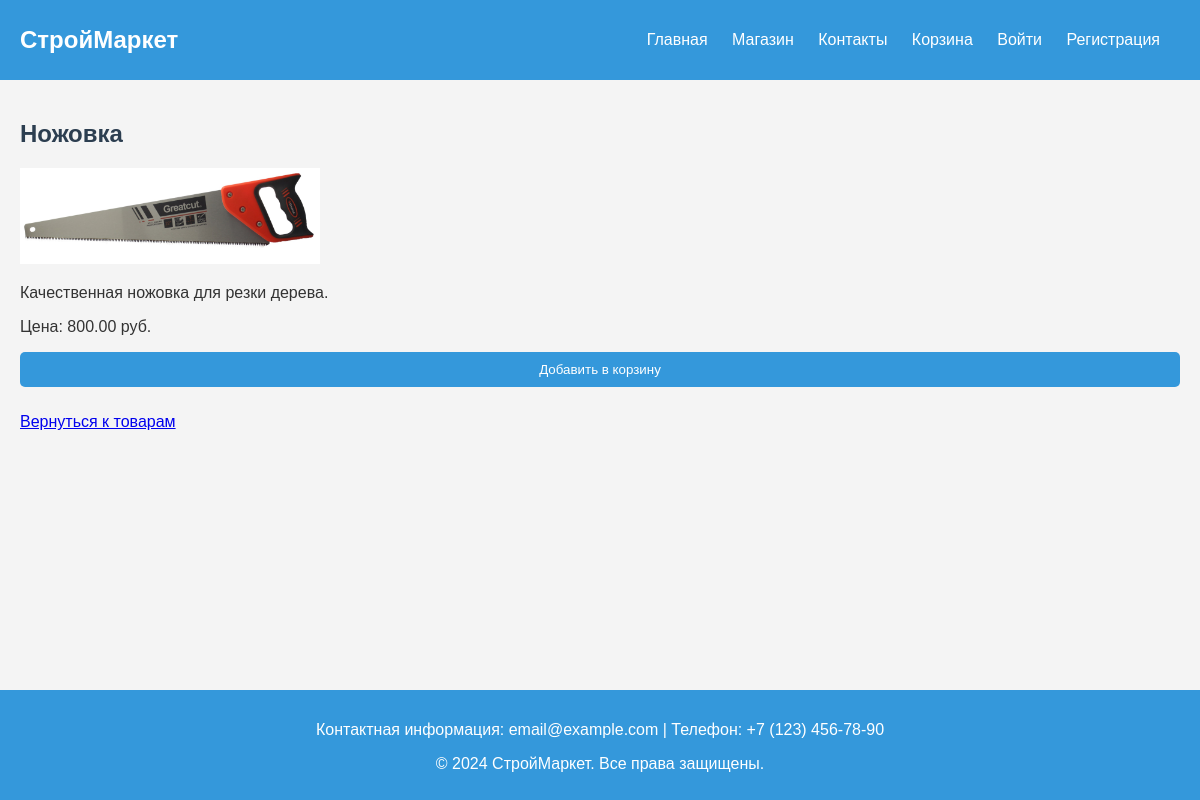
/php/product.php?id=7, run on the app's committed database.
### tables this page shows
CREATE TABLE `products` (
  `id` int(11) NOT NULL,
  `name` varchar(100) NOT NULL,
  `description` text NOT NULL,
  `price` decimal(10,2) NOT NULL,
  `image_url` varchar(255) DEFAULT NULL,
  `created_at` timestamp NOT NULL DEFAULT current_timestamp()
);

### php/product.php (the view, shortened to what this page needs)
<?php
include './db.php';
$product_id = isset($_GET['id']) ? (int)$_GET['id'] : 0;
$stmt = $pdo->prepare("SELECT * FROM products WHERE id = ?");
$stmt->execute([$product_id]);
$product = $stmt->fetch();
?>
<!DOCTYPE html>
<html lang="ru">
<head>
    <link rel="stylesheet" href="../css/styles.css">
</head>
<body>
<header>
    <div class="logo">СтройМаркет</div>
    <nav>
        <ul>
            <li><a href="index.php">Главная</a></li>
            <li><a href="shop.php">Магазин</a></li>
            <li><a href="contacts.php">Контакты</a></li>
            <li><a href="cart.php">Корзина</a></li>
            <?php if (isset($_SESSION['user'])): ?>
                <li><a href="logout.php">Выход</a></li>
            <?php else: ?>
                <li><a href="login.php">Войти</a></li>
                <li><a href="register.php">Регистрация</a></li>
            <?php endif; ?>
        </ul>
    </nav>
</header>
<main>
    <h2><?php echo htmlspecialchars($product['name']); ?></h2>
    <img src="<?php echo htmlspecialchars($product['image_url']); ?>" alt="<?php echo htmlspecialchars($product['name']); ?>" style="max-width: 300px;">
    <p><?php echo htmlspecialchars($product['description']); ?></p>
    <p>Цена: <?php echo htmlspecialchars($product['price']); ?> руб.</p>
    <form action="cart.php" method="POST">
        <button type="submit" name="add_to_cart">Добавить в корзину</button>
    </form>
    <p><a href="shop.php">Вернуться к товарам</a></p>
</main>
<footer>
   <p>Контактная информация: email@example.com | Телефон: +7 (123) 456-78-90</p>
   <p>&copy; 2024 СтройМаркет. Все права защищены.</p>
</footer>
</body>
</html>

### css/styles.css (style rules this page uses)
body { font-family: 'Arial', sans-serif; margin: 0; padding: 0; background-color: #f4f4f4; color: #333; }
h1, h2, h3 { color: #2c3e50; }
header { background-color: #3498db; color: white; padding: 15px 20px; display: flex; justify-content: space-between; align-items: center; }
.logo { font-size: 24px; font-weight: bold; }
nav ul { list-style-type: none; padding: 0; }
nav ul li { display: inline; margin-right: 20px; }
nav a { color: white; text-decoration: none; transition: color 0.3s ease; }
main { padding: 20px; min-height: calc(100vh - 230px); }
form { display: flex; flex-direction: column; }
form input, form textarea, form button { margin-bottom: 10px; }
form button { background-color: #3498db; color: white; border: none; padding: 10px; border-radius: 5px; cursor: pointer; }
footer { background-color: #3498db; color: white; text-align: center; padding: 15px 0; position: relative; bottom: 0; width: 100%; }

### data on the page
products: name "Ножовка", image_url (picture), description "Качественная ножовка для резки дерева.", price "800.00"
